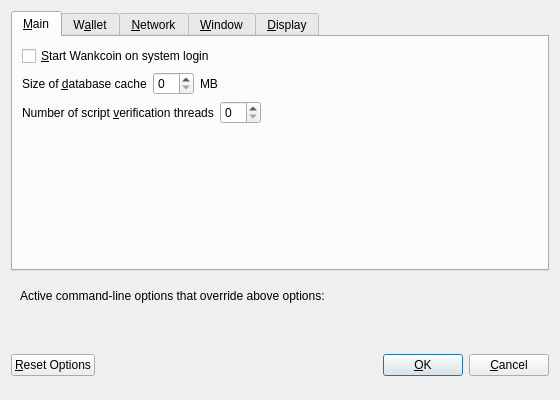
<?xml version="1.0" encoding="UTF-8"?>
<ui version="4.0">
 <class>OptionsDialog</class>
 <widget class="QDialog" name="OptionsDialog">
  <property name="geometry">
   <rect>
    <x>0</x>
    <y>0</y>
    <width>560</width>
    <height>400</height>
   </rect>
  </property>
  <property name="windowTitle">
   <string>Options</string>
  </property>
  <property name="modal">
   <bool>true</bool>
  </property>
  <layout class="QVBoxLayout" name="verticalLayout">
   <item>
    <widget class="QTabWidget" name="tabWidget">
     <property name="currentIndex">
      <number>0</number>
     </property>
     <widget class="QWidget" name="tabMain">
      <attribute name="title">
       <string>&amp;Main</string>
      </attribute>
      <layout class="QVBoxLayout" name="verticalLayout_Main">
       <item>
        <widget class="QCheckBox" name="bitcoinAtStartup">
         <property name="toolTip">
          <string>Automatically start Wankcoin after logging in to the system.</string>
         </property>
         <property name="text">
          <string>&amp;Start Wankcoin on system login</string>
         </property>
        </widget>
       </item>
       <item>
        <layout class="QHBoxLayout" name="horizontalLayout_2_Main">
         <item>
          <widget class="QLabel" name="databaseCacheLabel">
           <property name="text">
            <string>Size of &amp;database cache</string>
           </property>
           <property name="textFormat">
            <enum>Qt::PlainText</enum>
           </property>
           <property name="buddy">
            <cstring>databaseCache</cstring>
           </property>
          </widget>
         </item>
         <item>
          <widget class="QSpinBox" name="databaseCache"/>
         </item>
         <item>
          <widget class="QLabel" name="databaseCacheUnitLabel">
           <property name="text">
            <string>MB</string>
           </property>
           <property name="textFormat">
            <enum>Qt::PlainText</enum>
           </property>
          </widget>
         </item>
         <item>
          <spacer name="horizontalSpacer_2_Main">
           <property name="orientation">
            <enum>Qt::Horizontal</enum>
           </property>
           <property name="sizeHint" stdset="0">
            <size>
             <width>40</width>
             <height>20</height>
            </size>
           </property>
          </spacer>
         </item>
        </layout>
       </item>
       <item>
        <layout class="QHBoxLayout" name="horizontalLayout_3_Main">
         <item>
          <widget class="QLabel" name="threadsScriptVerifLabel">
           <property name="text">
            <string>Number of script &amp;verification threads</string>
           </property>
           <property name="textFormat">
            <enum>Qt::PlainText</enum>
           </property>
           <property name="buddy">
            <cstring>threadsScriptVerif</cstring>
           </property>
          </widget>
         </item>
         <item>
          <widget class="QSpinBox" name="threadsScriptVerif">
           <property name="toolTip">
            <string>(0 = auto, &lt;0 = leave that many cores free)</string>
           </property>
          </widget>
         </item>
         <item>
          <spacer name="horizontalSpacer_3_Main">
           <property name="orientation">
            <enum>Qt::Horizontal</enum>
           </property>
           <property name="sizeHint" stdset="0">
            <size>
             <width>40</width>
             <height>20</height>
            </size>
           </property>
          </spacer>
         </item>
        </layout>
       </item>
       <item>
        <spacer name="verticalSpacer_Main">
         <property name="orientation">
          <enum>Qt::Vertical</enum>
         </property>
         <property name="sizeHint" stdset="0">
          <size>
           <width>20</width>
           <height>40</height>
          </size>
         </property>
        </spacer>
       </item>
      </layout>
     </widget>
     <widget class="QWidget" name="tabWallet">
      <attribute name="title">
       <string>W&amp;allet</string>
      </attribute>
      <layout class="QVBoxLayout" name="verticalLayout_Wallet">
       <item>
        <widget class="QLabel" name="transactionFeeInfoLabel">
         <property name="text">
          <string>Optional transaction fee per kB that helps make sure your transactions are processed quickly. Most transactions are 1 kB.</string>
         </property>
         <property name="textFormat">
          <enum>Qt::PlainText</enum>
         </property>
         <property name="wordWrap">
          <bool>true</bool>
         </property>
        </widget>
       </item>
       <item>
        <layout class="QHBoxLayout" name="horizontalLayout_1_Wallet">
         <item>
          <widget class="QLabel" name="transactionFeeLabel">
           <property name="text">
            <string>Pay transaction &amp;fee</string>
           </property>
           <property name="textFormat">
            <enum>Qt::PlainText</enum>
           </property>
           <property name="buddy">
            <cstring>transactionFee</cstring>
           </property>
          </widget>
         </item>
         <item>
          <widget class="BitcoinAmountField" name="transactionFee"/>
         </item>
         <item>
          <spacer name="horizontalSpacer_1_Wallet">
           <property name="orientation">
            <enum>Qt::Horizontal</enum>
           </property>
           <property name="sizeHint" stdset="0">
            <size>
             <width>40</width>
             <height>20</height>
            </size>
           </property>
          </spacer>
         </item>
        </layout>
       </item>
       <item>
        <spacer name="verticalSpacer_Wallet">
         <property name="orientation">
          <enum>Qt::Vertical</enum>
         </property>
         <property name="sizeHint" stdset="0">
          <size>
           <width>20</width>
           <height>40</height>
          </size>
         </property>
        </spacer>
       </item>
       <item>
        <widget class="QGroupBox" name="groupBox">
         <property name="title">
          <string>Expert</string>
         </property>
         <layout class="QVBoxLayout" name="verticalLayout_2">
          <item>
           <widget class="QCheckBox" name="coinControlFeatures">
            <property name="toolTip">
             <string>Whether to show coin control features or not.</string>
            </property>
            <property name="text">
             <string>Enable coin &amp;control features</string>
            </property>
           </widget>
          </item>
          <item>
           <widget class="QCheckBox" name="spendZeroConfChange">
            <property name="toolTip">
             <string>If you disable the spending of unconfirmed change, the change from a transaction cannot be used until that transaction has at least one confirmation. This also affects how your balance is computed.</string>
            </property>
            <property name="text">
             <string>&amp;Spend unconfirmed change</string>
            </property>
           </widget>
          </item>
         </layout>
        </widget>
       </item>
      </layout>
     </widget>
     <widget class="QWidget" name="tabNetwork">
      <attribute name="title">
       <string>&amp;Network</string>
      </attribute>
      <layout class="QVBoxLayout" name="verticalLayout_Network">
       <item>
        <widget class="QCheckBox" name="mapPortUpnp">
         <property name="toolTip">
          <string>Automatically open the Wankcoin client port on the router. This only works when your router supports UPnP and it is enabled.</string>
         </property>
         <property name="text">
          <string>Map port using &amp;UPnP</string>
         </property>
        </widget>
       </item>
       <item>
        <widget class="QCheckBox" name="connectSocks">
         <property name="toolTip">
          <string>Connect to the Wankcoin network through a SOCKS proxy.</string>
         </property>
         <property name="text">
          <string>&amp;Connect through SOCKS proxy (default proxy):</string>
         </property>
        </widget>
       </item>
       <item>
        <layout class="QHBoxLayout" name="horizontalLayout_1_Network">
         <item>
          <widget class="QLabel" name="proxyIpLabel">
           <property name="text">
            <string>Proxy &amp;IP:</string>
           </property>
           <property name="textFormat">
            <enum>Qt::PlainText</enum>
           </property>
           <property name="buddy">
            <cstring>proxyIp</cstring>
           </property>
          </widget>
         </item>
         <item>
          <widget class="QValidatedLineEdit" name="proxyIp">
           <property name="minimumSize">
            <size>
             <width>140</width>
             <height>0</height>
            </size>
           </property>
           <property name="maximumSize">
            <size>
             <width>140</width>
             <height>16777215</height>
            </size>
           </property>
           <property name="toolTip">
            <string>IP address of the proxy (e.g. IPv4: 127.0.0.1 / IPv6: ::1)</string>
           </property>
          </widget>
         </item>
         <item>
          <widget class="QLabel" name="proxyPortLabel">
           <property name="text">
            <string>&amp;Port:</string>
           </property>
           <property name="textFormat">
            <enum>Qt::PlainText</enum>
           </property>
           <property name="buddy">
            <cstring>proxyPort</cstring>
           </property>
          </widget>
         </item>
         <item>
          <widget class="QLineEdit" name="proxyPort">
           <property name="minimumSize">
            <size>
             <width>55</width>
             <height>0</height>
            </size>
           </property>
           <property name="maximumSize">
            <size>
             <width>55</width>
             <height>16777215</height>
            </size>
           </property>
           <property name="toolTip">
            <string>Port of the proxy (e.g. 9050)</string>
           </property>
          </widget>
         </item>
         <item>
          <widget class="QLabel" name="socksVersionLabel">
           <property name="text">
            <string>SOCKS &amp;Version:</string>
           </property>
           <property name="textFormat">
            <enum>Qt::PlainText</enum>
           </property>
           <property name="buddy">
            <cstring>socksVersion</cstring>
           </property>
          </widget>
         </item>
         <item>
          <widget class="QValueComboBox" name="socksVersion">
           <property name="toolTip">
            <string>SOCKS version of the proxy (e.g. 5)</string>
           </property>
          </widget>
         </item>
         <item>
          <spacer name="horizontalSpacer_1_Network">
           <property name="orientation">
            <enum>Qt::Horizontal</enum>
           </property>
           <property name="sizeHint" stdset="0">
            <size>
             <width>40</width>
             <height>20</height>
            </size>
           </property>
          </spacer>
         </item>
        </layout>
       </item>
       <item>
        <spacer name="verticalSpacer_Network">
         <property name="orientation">
          <enum>Qt::Vertical</enum>
         </property>
         <property name="sizeHint" stdset="0">
          <size>
           <width>20</width>
           <height>40</height>
          </size>
         </property>
        </spacer>
       </item>
      </layout>
     </widget>
     <widget class="QWidget" name="tabWindow">
      <attribute name="title">
       <string>&amp;Window</string>
      </attribute>
      <layout class="QVBoxLayout" name="verticalLayout_Window">
       <item>
        <widget class="QCheckBox" name="minimizeToTray">
         <property name="toolTip">
          <string>Show only a tray icon after minimizing the window.</string>
         </property>
         <property name="text">
          <string>&amp;Minimize to the tray instead of the taskbar</string>
         </property>
        </widget>
       </item>
       <item>
        <widget class="QCheckBox" name="minimizeOnClose">
         <property name="toolTip">
          <string>Minimize instead of exit the application when the window is closed. When this option is enabled, the application will be closed only after selecting Quit in the menu.</string>
         </property>
         <property name="text">
          <string>M&amp;inimize on close</string>
         </property>
        </widget>
       </item>
       <item>
        <spacer name="verticalSpacer_Window">
         <property name="orientation">
          <enum>Qt::Vertical</enum>
         </property>
         <property name="sizeHint" stdset="0">
          <size>
           <width>20</width>
           <height>40</height>
          </size>
         </property>
        </spacer>
       </item>
      </layout>
     </widget>
     <widget class="QWidget" name="tabDisplay">
      <attribute name="title">
       <string>&amp;Display</string>
      </attribute>
      <layout class="QVBoxLayout" name="verticalLayout_Display">
       <item>
        <layout class="QHBoxLayout" name="horizontalLayout_1_Display">
         <item>
          <widget class="QLabel" name="langLabel">
           <property name="text">
            <string>User Interface &amp;language:</string>
           </property>
           <property name="textFormat">
            <enum>Qt::PlainText</enum>
           </property>
           <property name="buddy">
            <cstring>lang</cstring>
           </property>
          </widget>
         </item>
         <item>
          <widget class="QValueComboBox" name="lang">
           <property name="toolTip">
            <string>The user interface language can be set here. This setting will take effect after restarting Wankcoin.</string>
           </property>
          </widget>
         </item>
        </layout>
       </item>
       <item>
        <layout class="QHBoxLayout" name="horizontalLayout_2_Display">
         <item>
          <widget class="QLabel" name="unitLabel">
           <property name="text">
            <string>&amp;Unit to show amounts in:</string>
           </property>
           <property name="textFormat">
            <enum>Qt::PlainText</enum>
           </property>
           <property name="buddy">
            <cstring>unit</cstring>
           </property>
          </widget>
         </item>
         <item>
          <widget class="QValueComboBox" name="unit">
           <property name="toolTip">
            <string>Choose the default subdivision unit to show in the interface and when sending coins.</string>
           </property>
          </widget>
         </item>
        </layout>
       </item>
       <item>
        <widget class="QCheckBox" name="displayAddresses">
         <property name="toolTip">
          <string>Whether to show Wankcoin addresses in the transaction list or not.</string>
         </property>
         <property name="text">
          <string>&amp;Display addresses in transaction list</string>
         </property>
        </widget>
       </item>
       <item>
        <layout class="QHBoxLayout" name="horizontalLayout_3_Display">
         <item>
          <widget class="QLabel" name="thirdPartyTxUrlsLabel">
           <property name="toolTip">
            <string>Third party URLs (e.g. a block explorer) that appear in the transactions tab as context menu items. %s in the URL is replaced by transaction hash. Multiple URLs are separated by vertical bar |.</string>
           </property>
           <property name="text">
            <string>Third party transaction URLs</string>
           </property>
           <property name="buddy">
            <cstring>thirdPartyTxUrls</cstring>
           </property>
          </widget>
         </item>
         <item>
          <widget class="QLineEdit" name="thirdPartyTxUrls">
           <property name="toolTip">
            <string>Third party URLs (e.g. a block explorer) that appear in the transactions tab as context menu items. %s in the URL is replaced by transaction hash. Multiple URLs are separated by vertical bar |.</string>
           </property>
          </widget>
         </item>
        </layout>
       </item>
       <item>
        <spacer name="verticalSpacer_Display">
         <property name="orientation">
          <enum>Qt::Vertical</enum>
         </property>
         <property name="sizeHint" stdset="0">
          <size>
           <width>20</width>
           <height>40</height>
          </size>
         </property>
        </spacer>
       </item>
      </layout>
     </widget>
    </widget>
   </item>
   <item>
    <widget class="QFrame" name="frame">
     <layout class="QVBoxLayout" name="verticalLayout_Bottom">
      <item>
       <layout class="QHBoxLayout" name="horizontalLayout_Bottom">
        <item>
         <widget class="QLabel" name="overriddenByCommandLineInfoLabel">
          <property name="text">
           <string>Active command-line options that override above options:</string>
          </property>
          <property name="textFormat">
           <enum>Qt::PlainText</enum>
          </property>
         </widget>
        </item>
        <item>
         <spacer name="horizontalSpacer_Bottom">
          <property name="orientation">
           <enum>Qt::Horizontal</enum>
          </property>
          <property name="sizeHint" stdset="0">
           <size>
            <width>40</width>
            <height>20</height>
           </size>
          </property>
         </spacer>
        </item>
       </layout>
      </item>
      <item>
       <widget class="QLabel" name="overriddenByCommandLineLabel">
        <property name="text">
         <string/>
        </property>
        <property name="textFormat">
         <enum>Qt::PlainText</enum>
        </property>
        <property name="wordWrap">
         <bool>true</bool>
        </property>
       </widget>
      </item>
     </layout>
    </widget>
   </item>
   <item>
    <layout class="QHBoxLayout" name="horizontalLayout_Buttons">
     <item>
      <widget class="QPushButton" name="resetButton">
       <property name="toolTip">
        <string>Reset all client options to default.</string>
       </property>
       <property name="text">
        <string>&amp;Reset Options</string>
       </property>
       <property name="autoDefault">
        <bool>false</bool>
       </property>
      </widget>
     </item>
     <item>
      <spacer name="horizontalSpacer_1">
       <property name="orientation">
        <enum>Qt::Horizontal</enum>
       </property>
       <property name="sizeHint" stdset="0">
        <size>
         <width>40</width>
         <height>48</height>
        </size>
       </property>
      </spacer>
     </item>
     <item>
      <widget class="QLabel" name="statusLabel">
       <property name="minimumSize">
        <size>
         <width>200</width>
         <height>0</height>
        </size>
       </property>
       <property name="font">
        <font>
         <weight>75</weight>
         <bold>true</bold>
        </font>
       </property>
       <property name="text">
        <string/>
       </property>
       <property name="textFormat">
        <enum>Qt::PlainText</enum>
       </property>
       <property name="wordWrap">
        <bool>true</bool>
       </property>
      </widget>
     </item>
     <item>
      <spacer name="horizontalSpacer_2">
       <property name="orientation">
        <enum>Qt::Horizontal</enum>
       </property>
       <property name="sizeHint" stdset="0">
        <size>
         <width>40</width>
         <height>48</height>
        </size>
       </property>
      </spacer>
     </item>
     <item>
      <widget class="QPushButton" name="okButton">
       <property name="text">
        <string>&amp;OK</string>
       </property>
      </widget>
     </item>
     <item>
      <widget class="QPushButton" name="cancelButton">
       <property name="text">
        <string>&amp;Cancel</string>
       </property>
       <property name="autoDefault">
        <bool>false</bool>
       </property>
      </widget>
     </item>
    </layout>
   </item>
  </layout>
 </widget>
 <customwidgets>
  <customwidget>
   <class>BitcoinAmountField</class>
   <extends>QLineEdit</extends>
   <header>bitcoinamountfield.h</header>
   <container>1</container>
  </customwidget>
  <customwidget>
   <class>QValidatedLineEdit</class>
   <extends>QLineEdit</extends>
   <header>qvalidatedlineedit.h</header>
  </customwidget>
  <customwidget>
   <class>QValueComboBox</class>
   <extends>QComboBox</extends>
   <header>qvaluecombobox.h</header>
  </customwidget>
 </customwidgets>
 <resources/>
 <connections/>
</ui>
